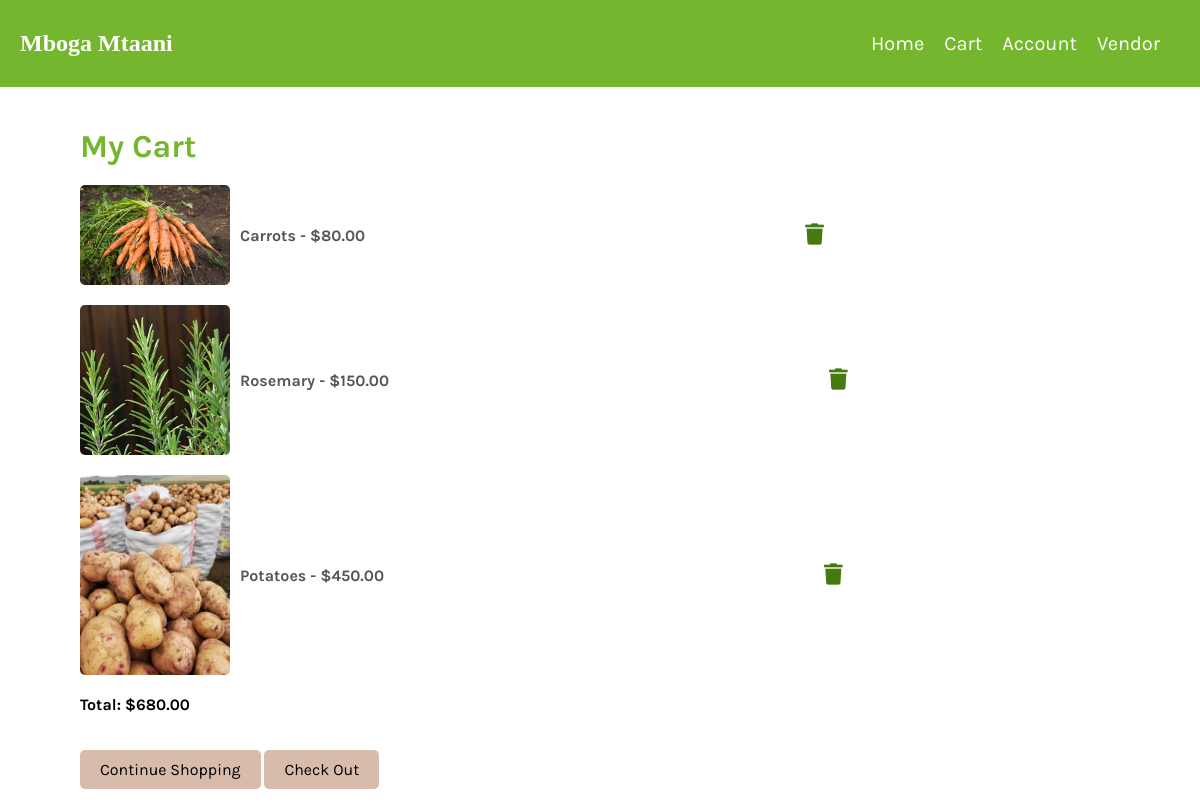
The page /Cart_Details/cart_contents/ on the database its author committed.
### inventory/models.py (models this page shows, shortened)
class Product(models.Model):
    vendor = models.ForeignKey(Vendor, on_delete=models.CASCADE)
    name = models.CharField(max_length=32)
    description = models.TextField()
    image = models.ImageField(upload_to= 'images/')
    price = models.DecimalField(max_digits = 6, decimal_places = 2)
    stock = models.PositiveIntegerField()
    date_created = models.DateTimeField(auto_now_add=True)
    date_updated = models.DateTimeField(auto_now=True)

### Cart_Details/views.py (the view)
# urls.py: path("cart_contents/", cart_contents, name="cart_contents_view"),
def cart_contents(request):
    user_cart, created = Cart.objects.get_or_create()
    cart_products = user_cart.products.all()
    total_price = sum(product.price for product in cart_products)
    context = {
        'cart_products': cart_products,
        'total_price': total_price,
    }
    return render(request, 'Cart_Details/cart_contents.html', context)

### templates/Cart_Details/cart_contents.html (shortened to what this page needs)
<!DOCTYPE html>
<html lang="en">
<head>
    <link rel="stylesheet" href="https://cdnjs.cloudflare.com/ajax/libs/font-awesome/5.15.3/css/all.min.css">
    {%load static%}
    <link rel="stylesheet" type="text/css" href="{% static 'css/cart_contents.css' %}">
</head>
<body>
    {% include 'navbar.html'%}
    <div class="cart-contents-container">
        <h1 class="cart-title">My Cart</h1>
        {% if cart_products %}
            <ul class="product-list">
                {% for product in cart_products %}
                    <li class="product-item">
                        <img class="product-image" src="{{ product.image.url }}" alt="Product Image">
                        <span class="product-info">{{ product.name }} - ${{ product.price }}</span>
                        <div class="delete">
                            <a href="{% url 'remove_from_cart_view' product.id %}">
                                <i class="fas fa-trash fa-lg" style="color: #46790f;"></i>
                            </a>
                        </div>
                    </li>
                {% endfor %}
            </ul>
            <p class="cart-total">Total: ${{ total_price }}</p>
        {% else %}
            <p class="empty-cart-message">Your cart is empty.</p>
        {% endif %}
        <a href="{% url 'products_list_view' %}" class="continue-shopping-button">Continue Shopping</a>
        <a href="{% url 'orders_list_view' 1 %}" class="checkout-button">Check Out</a>
    </div>
</body>
</html>

### templates/navbar.html (shortened to what this page needs)
<!DOCTYPE html>
<html lang="en">
<head>
    {% load static %}
    <link rel="stylesheet" href="{% static 'css/navbar.css' %}">
</head>
<body>
    <nav class="navbar">
        <div class="nav-logo">Mboga Mtaani</div>
        <ul class="nav-menu">
            <li><a href="{% url 'products_list_view' %}">Home</a></li>
            <li><a href="{% url 'cart_contents_view' %}">Cart</a></li>
            <li><a href="{% url 'customer_details_view' 2 %}">Account</a></li>
            <li><a href="{% url 'vendor_register_view' %}">Vendor</a></li>
        </ul>
    </nav>
</body>
</html>

### static/css/cart_contents.css (style rules this page uses)
* { font-family: 'Karla', sans-serif; }
.cart-contents-container { margin-left: 5%; padding: 20px; }
.cart-title { color: #74B72E; margin-bottom: 20px; }
.product-list { list-style: none; padding: 0; }
.product-item { display: flex; align-items: center; margin-bottom: 20px; }
.product-image { max-width: 150px; height: auto; margin-right: 10px; border-radius: 5px; object-fit: cover; }
.product-info { color: #555; font-weight: bold; }
.cart-total { font-weight: bold; color: black; margin-top: 20px; }
.continue-shopping-button, .checkout-button { display: inline-block; background-color: #D8BCAB; color: black; padding: 10px 20px; border: none; border-radius: 5px; margin-top: 20px; text-decoration: none; transition: background-color 0.3s ease; }
.delete { margin-left: 40%; color: #46790f; }

### static/css/navbar.css (style rules this page uses)
body, ul { margin: 0; padding: 0; font-family: 'Karla', sans-serif; }
.navbar { background-color: #74B72E; color: white; display: flex; justify-content: space-between; align-items: center; padding: 30px 20px; }
.nav-logo { font-size: 24px; font-weight: bold; font-family: cursive; }
.nav-menu { list-style: none; display: flex; font-size: 20px; }
.nav-menu li { margin-right: 20px; }
.nav-menu li a { text-decoration: none; color: white; transition: color 0.3s; }

### rows shown on the page
Product: image (picture), name "Carrots", price "80.00"
Product: image (picture), name "Rosemary", price "150.00"
Product: image (picture), name "Potatoes", price "450.00"

### other values the page prints
{{ total_price }} "680.00"
